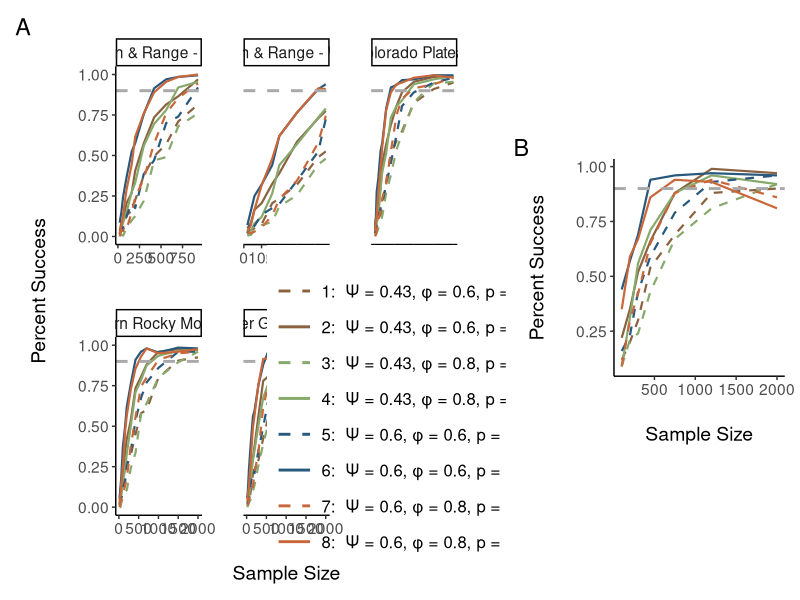

Recreate this plot in R. (Note: this script raises an error after producing the figure.)
library(dplyr)
library(tidyr)
library(ggplot2)
library(patchwork)

## Fixed study characteristics
nyear = 10
#n_sites = sum(emu_veg$hex_num)
n_vis = 2

### Parameters ###

# get dataframe of all possible scenarios
sim_scenarios_table <- data.frame(
  # these are the parameters that change, taken directly from Woods 2019
  psi = c(0.03, 0.43, 0.6), phi = c(.6, .8, .8), p = c(0.4, 0.8, .8)) %>%
  # get all possible combinations
  tidyr::expand(psi, phi,p) %>%
  # and give each unique combination an ID
  mutate(sim_num = row_number(),
         occupancy = ifelse(psi == 0.03, "low", "high")) %>%
  # these are the same for all scenarios right now, sd's from Wood 2019, psi1_low kinda made up
  #mutate(sd_phi = 0.04, sd_gamma = 0.01) %>%
  select(-sim_num) %>%
  #rowwise() %>%
  mutate(gamma = round((psi * (1-phi))/(1-psi), 2)) %>%
  #ungroup() %>%
  #group_by(phi, p, sd_phi, sd_gamma) %>%
  pivot_wider(names_from = "occupancy", values_from = c("gamma", "psi"), values_fn = list) %>%
  unnest(c(gamma_high, psi_high)) %>%
  arrange(psi_high, phi) %>%
  mutate(simulation_scenario = row_number()) %>%
  select(simulation_scenario,everything())

### Hierarchical Power ###
hier_plot_df <- read.csv(here::here("data/nimble_power_check_hier.csv")) #%>%
  #mutate(scenario_id = chunk_num)

hier_plot_df <- hier_plot_df %>%
  select(-scenario_id) %>%
  left_join(sim_scenarios_table, by = c("phi", "p", "psi" = "psi_high"))

# ci_plotting_df <- tibble(ci = c(0.95, 0.90, 0.95, 0.90),
#                          y = c("ci_check", "ci_check_left_tail", "ci_check_any_decline", "post_check_any_decline"))

hier_power_plt <- #purrr::pmap(ci_plotting_df, ~hier_plot_df %>%
                                #filter(CI_type == .x) %>%
  hier_plot_df %>%
  arrange(psi) %>%
  mutate(sim_type = paste0(simulation_scenario, ":  \u03A8 = ", psi, ", \u03C6 = ", phi, ", p = ", p)) %>%
  ggplot(aes(x = total_n, y = ci_two_tail)) +
  geom_line(aes(color = sim_type, linetype = sim_type), linewidth = 0.75) +
  theme_classic() +
  scale_colour_discrete("", type = rep(c("#8A6240", "#87A96B", "#28587B", "#c9673a"), each = 2)) +
  scale_linetype_manual("", values=c(2,1,2,1,2,1,2,1)) +
  geom_hline(yintercept = 0.9, color = "darkgrey", linetype = "dashed", linewidth = 1) +
  #geom_vline(xintercept = 2000, color = "darkgrey", linewidth = 1) +
  theme(legend.position = "none",
        text=element_text(size=14),
        axis.title.y = element_text(margin = margin(t = 0, r = 20, b = 0, l = 0)),
        axis.title.x = element_text(margin = margin(t = 20, r = 0, b = 0, l = 0))) +
  ylab("Percent Success") +
  xlab("Sample Size")
#)

#ggsave(here::here("figures/hier_power_plot.jpeg"), hier_power_plt)


### EMU Power ###


power_eval <- read.csv(here::here("data/nimble_power_check_emu.csv"))

power_plt <- power_eval %>%
  #filter(total_n < 1200) %>%
  left_join(sim_scenarios_table, by = c("phi", "p", "psi" = "psi_high")) %>%
  mutate(sim_type = paste0(simulation_scenario, ":  \u03A8 = ", psi, ", \u03C6 = ", phi, ", p = ", p)) %>%
  mutate(unit = case_when(
    emu == "BRE" ~ "Basin & Range - East",
    emu == "BRW" ~ "Basin & Range - West",
    emu == "CP" ~ "Colorado Plateau",
    emu == "SRM" ~ "Southern Rocky Mountains",
    emu == "UGM" ~ "Upper Gila Mountains"
  )) %>%
  ggplot(aes(x = total_n, y = ci_two_tail)) +
  geom_line(aes(color = sim_type, linetype = sim_type), linewidth = 0.75) +
  # geom_vline(xintercept = 300) +
  # geom_vline(xintercept = 420) +
  # geom_vline(xintercept = 560) +
  # geom_vline(xintercept = 700) +
  # geom_vline(xintercept = 930) +
  # geom_vline(xintercept = 1000) +
  facet_wrap(~unit, scales = "free_x") +
  theme_classic() +
  scale_colour_discrete("", type = rep(c("#8A6240", "#87A96B", "#28587B", "#c9673a"), each = 2)) +
  scale_linetype_manual("", values=c(2,1,2,1,2,1,2,1)) +
  geom_hline(yintercept = 0.9, color = "darkgrey", linetype = "dashed", linewidth = 1) +
  theme(legend.position = "inside", legend.position.inside = c(0.85, 0.25),
        legend.text=element_text(size=12),
        legend.key.width = unit(1,"cm"),
        text=element_text(size=14),
        legend.key.spacing.y = unit(0.3, 'cm'),
        panel.spacing = unit(30, "pt"),
        axis.title.y = element_text(margin = margin(t = 0, r = 20, b = 0, l = 0)),
        axis.title.x = element_text(margin = margin(t = 20, r = 0, b = 0, l = 0))
  ) +
  guides(linetype = guide_legend(override.aes = list(linewidth = 1))# byrow = TRUE),
         #color = guide_legend(byrow = TRUE)
  ) +
  ylab("Percent Success") +
  xlab("Sample Size")

#ggsave(here::here("figures/power_plot.jpeg"), power_plt)

power_join <- power_plt + plot_spacer() +
  (plot_spacer() + hier_power_plt + plot_spacer() + plot_layout(ncol = 1, heights = c(0.5,2,0.5))) +
  plot_layout(nrow = 1, widths = c(2, 0.15, 1)) +
  plot_annotation(tag_levels = "A")

ggsave(here::here("figures/power_plot_join.jpeg"), power_join, width = 18, height = 9)

# # get plots for different kinds of power checks
# ggsave(here::here("figures/power_check_twotail.png"), power_plt[[1]], width = 16.5, height = 9.87)
# ggsave(here::here("figures/power_check_lefttail.png"), power_plt[[2]], width = 16.5, height = 9.87)
# ggsave(here::here("figures/power_check_negative.png"), power_plt[[3]], width = 16.5, height = 9.87)


################################
#### Separate by detection #####
################################

hier_power_p4 <- hier_plot_df %>%
  arrange(psi) %>%
  filter(p == 0.4) %>%
  mutate(sim_type = paste0("\u03A8 = ", psi, ", \u03C6 = ", phi)) %>%
  ggplot(aes(x = total_samp, y = success)) +
  geom_line(aes(color = sim_type), linewidth = 0.75) +
  theme_classic() +
  scale_colour_discrete("", type = c("#8A6240", "#87A96B", "#28587B", "#c9673a")) +
  #scale_linetype_manual("", values=c(2,1,2,1,2,1,2,1)) +
  geom_hline(yintercept = 0.9, color = "darkgrey", linetype = "dashed", linewidth = 1) +
  geom_vline(xintercept = 2000, color = "darkgrey", linewidth = 1) +
  theme(#legend.position = "none",
        text=element_text(size=14),
        axis.title.y = element_text(margin = margin(t = 0, r = 20, b = 0, l = 0)),
        axis.title.x = element_text(margin = margin(t = 20, r = 0, b = 0, l = 0))) +
  ylab("Percent Success") +
  xlab("Sample Size")

hier_power_p8 <- hier_plot_df %>%
  arrange(psi) %>%
  filter(p == 0.8) %>%
  mutate(sim_type = paste0("\u03A8 = ", psi, ", \u03C6 = ", phi)) %>%
  ggplot(aes(x = total_samp, y = success)) +
  geom_line(aes(color = sim_type), linewidth = 0.75) +
  theme_classic() +
  scale_colour_discrete("", type = c("#8A6240", "#87A96B", "#28587B", "#c9673a")) +
  #scale_linetype_manual("", values=c(2,1,2,1,2,1,2,1)) +
  geom_hline(yintercept = 0.9, color = "darkgrey", linetype = "dashed", linewidth = 1) +
  geom_vline(xintercept = 2000, color = "darkgrey", linewidth = 1) +
  theme(#legend.position = "none",
        text=element_text(size=14),
        axis.title.y = element_text(margin = margin(t = 0, r = 20, b = 0, l = 0)),
        axis.title.x = element_text(margin = margin(t = 20, r = 0, b = 0, l = 0))) +
  ylab("Percent Success") +
  xlab("Sample Size")

power_p4 <- power_plot_df %>%
  select(-sim_id) %>%
  filter(p == 0.4) %>%
  left_join(sim_scenarios_table, by = c("phi", "p", "psi" = "psi_high")) %>%
  mutate(sim_type = paste0(simulation_scenario, ": \u03A8 = ", psi, ", \u03C6 = ", phi, ", p = ", p)) %>%
  mutate(unit = case_when(
    emu == "BRE" ~ "Basin & Range - East",
    emu == "BRW" ~ "Basin & Range - West",
    emu == "CP" ~ "Colorado Plateau",
    emu == "SRM" ~ "Southern Rocky Mountains",
    emu == "UGM" ~ "Upper Gila Mountains"
  )) %>%
  ggplot(aes(x = total_n, y = success)) +
  geom_line(aes(color = sim_type), linewidth = 0.75) +
  facet_wrap(~unit, scales = "free_x") +
  theme_classic() +
  scale_colour_discrete("", type = c("#8A6240", "#87A96B", "#28587B", "#c9673a")) +
  #scale_linetype_manual("", values=c(2,1,2,1,2,1,2,1)) +
  geom_hline(yintercept = 0.9, color = "darkgrey", linetype = "dashed", linewidth = 1) +
  theme(legend.position = "none",
        #legend.position = "inside", legend.position.inside = c(0.85, 0.25),
        legend.text=element_text(size=12),
        legend.key.width = unit(1,"cm"),
        text=element_text(size=14),
        legend.key.spacing.y = unit(0.5, 'cm'),
        panel.spacing = unit(30, "pt"),
        axis.title.y = element_text(margin = margin(t = 0, r = 20, b = 0, l = 0)),
        axis.title.x = element_blank(),
  ) +
  guides(linetype = guide_legend(override.aes = list(linewidth = 1))# byrow = TRUE),
         #color = guide_legend(byrow = TRUE)
  ) +
  ylab("Percent Success")

power_p8 <- power_plot_df %>%
  select(-sim_id) %>%
  filter(p == 0.8) %>%
  left_join(sim_scenarios_table, by = c("phi", "p", "psi" = "psi_high")) %>%
  mutate(sim_type = paste0(simulation_scenario, ": \u03A8 = ", psi, ", \u03C6 = ", phi, ", p = ", p)) %>%
  mutate(unit = case_when(
    emu == "BRE" ~ "Basin & Range - East",
    emu == "BRW" ~ "Basin & Range - West",
    emu == "CP" ~ "Colorado Plateau",
    emu == "SRM" ~ "Southern Rocky Mountains",
    emu == "UGM" ~ "Upper Gila Mountains"
  )) %>%
  ggplot(aes(x = total_n, y = success)) +
  geom_line(aes(color = sim_type), linewidth = 0.75) +
  facet_wrap(~unit, scales = "free_x") +
  theme_classic() +
  scale_colour_discrete("", type = c("#8A6240", "#87A96B", "#28587B", "#c9673a")) +
  #scale_linetype_manual("", values=c(2,1,2,1,2,1,2,1)) +
  geom_hline(yintercept = 0.9, color = "darkgrey", linetype = "dashed", linewidth = 1) +
  theme(legend.position = "none",
        #legend.position = "inside", legend.position.inside = c(0.85, 0.25),
        legend.text=element_text(size=12),
        legend.key.width = unit(1,"cm"),
        text=element_text(size=14),
        legend.key.spacing.y = unit(0.5, 'cm'),
        panel.spacing = unit(30, "pt"),
        axis.title.y = element_text(margin = margin(t = 0, r = 20, b = 0, l = 0)),
        axis.title.x = element_text(margin = margin(t = 20, r = 0, b = 0, l = 0))
  ) +
  guides(linetype = guide_legend(override.aes = list(linewidth = 1))# byrow = TRUE),
         #color = guide_legend(byrow = TRUE)
  ) +
  ylab("Percent Success") +
  xlab("Sample Size")


(power_p4 + plot_spacer() +
  (plot_spacer() + hier_power_p4 + plot_spacer() + plot_layout(ncol = 1, heights = c(0.5,2,0.5))) +
  plot_layout(nrow = 1, widths = c(2, 0.15, 1))) /
  plot_spacer() /
  (power_p8 + plot_spacer() +
     (plot_spacer() + hier_power_p8 + plot_spacer() + plot_layout(ncol = 1, heights = c(0.5,2,0.5))) +
     plot_layout(nrow = 1, widths = c(2, 0.15, 1))) +
  plot_layout(heights = c(2,.3, 2))

power_by_detection <- (power_p4 + plot_spacer() + power_p8 + plot_layout(axis_titles = "collect", heights = c(2,.3, 2))) /
  plot_spacer() /
  (plot_spacer() + hier_power_p4 + guide_area() + hier_power_p8 + plot_spacer() + plot_layout(guides = "collect", ncol = 1, heights = c(0.15, 1, 0.75, 1, 0.15))) +
  plot_layout(ncol = 3, widths = c(2, 0.15, 1))

ggsave(here::here("figures/power_plot_detection.jpeg"), power_by_detection, width = 20, height = 15)



##### Bias #####

## Absolute Bias
bias_plt <- power_eval %>%
  #filter(total_n > 250) %>%
  select(-sim_id) %>%
  left_join(sim_scenarios_table, by = c("phi", "p", "psi" = "psi_high")) %>%
  mutate(sim_type = paste0(simulation_scenario, ":  \u03A8 = ", psi, ", \u03C6 = ", phi, ", p = ", p)) %>%
  mutate(unit = case_when(
    emu == "BRE" ~ "Basin & Range - East",
    emu == "BRW" ~ "Basin & Range - West",
    emu == "CP" ~ "Colorado Plateau",
    emu == "SRM" ~ "Southern Rocky Mountains",
    emu == "UGM" ~ "Upper Gila Mountains"
  )) %>%
  filter(CI_type == 0.90) %>%
  ggplot(aes(x = total_n, y = bias)) +
  geom_line(aes(color = sim_type, linetype = sim_type), linewidth = 0.75) +
  facet_wrap(~unit, scales = "free_x") +
  theme_classic() +
  scale_colour_discrete("", type = rep(c("#8A6240", "#87A96B", "#28587B", "#c9673a"), each = 2)) +
  scale_linetype_manual("", values=c(2,1,2,1,2,1,2,1)) +
  geom_hline(yintercept = 0, color = "darkgrey", linetype = "dashed", linewidth = 1) +
  theme(legend.position = "inside", legend.position.inside = c(0.85, 0.25),
        legend.text=element_text(size=12),
        legend.key.width = unit(1,"cm"),
        text=element_text(size=14),
        legend.key.spacing.y = unit(0.5, 'cm'),
        panel.spacing = unit(30, "pt"),
        axis.title.y = element_text(margin = margin(t = 0, r = 20, b = 0, l = 0)),
        axis.title.x = element_text(margin = margin(t = 20, r = 0, b = 0, l = 0))
  ) +
  guides(linetype = guide_legend(override.aes = list(linewidth = 1))# byrow = TRUE),
         #color = guide_legend(byrow = TRUE)
  ) +
  ylab("Mean absolute bias") +
  xlab("Sample Size")

ggsave(here::here("figures/bias_plot.png"), bias_plt, width = 19.6, height = 12)

## Relative Bias
rel_bias_plt <- power_eval %>%
  #filter(total_n > 250) %>%
  select(-sim_id) %>%
  left_join(sim_scenarios_table, by = c("phi", "p", "psi" = "psi_high")) %>%
  mutate(sim_type = paste0(simulation_scenario, ":  \u03A8 = ", psi, ", \u03C6 = ", phi, ", p = ", p)) %>%
  mutate(unit = case_when(
    emu == "BRE" ~ "Basin & Range - East",
    emu == "BRW" ~ "Basin & Range - West",
    emu == "CP" ~ "Colorado Plateau",
    emu == "SRM" ~ "Southern Rocky Mountains",
    emu == "UGM" ~ "Upper Gila Mountains"
  )) %>%
  filter(CI_type == 0.90) %>%
  ggplot(aes(x = total_n, y = relative_bias)) +
  geom_line(aes(color = sim_type, linetype = sim_type), linewidth = 0.75) +
  facet_wrap(~unit, scales = "free_x") +
  theme_classic() +
  scale_colour_discrete("", type = rep(c("#8A6240", "#87A96B", "#28587B", "#c9673a"), each = 2)) +
  scale_linetype_manual("", values=c(2,1,2,1,2,1,2,1)) +
  geom_hline(yintercept = 0, color = "darkgrey", linetype = "dashed", linewidth = 1) +
  theme(legend.position = "inside", legend.position.inside = c(0.85, 0.25),
        legend.text=element_text(size=12),
        legend.key.width = unit(1,"cm"),
        text=element_text(size=14),
        legend.key.spacing.y = unit(0.5, 'cm'),
        panel.spacing = unit(30, "pt"),
        axis.title.y = element_text(margin = margin(t = 0, r = 20, b = 0, l = 0)),
        axis.title.x = element_text(margin = margin(t = 20, r = 0, b = 0, l = 0))
  ) +
  guides(linetype = guide_legend(override.aes = list(linewidth = 1))# byrow = TRUE),
         #color = guide_legend(byrow = TRUE)
  ) +
  ylab("Mean absolute bias") +
  xlab("Sample Size")

ggsave(here::here("figures/relative_bias_plot.png"), rel_bias_plt, width = 19.6, height = 12)

## For a two-tailed, alpha = 0.05 test, what percentage of reps is the true trend less than the estimated trend
### This plot shows that we're slightly more likely to underestimate the trend (true trend is less than estimated trend) across all replicates
power_eval %>%
  select(-sim_id) %>%
  left_join(sim_scenarios_table, by = c("phi", "p", "psi" = "psi_high")) %>%
  mutate(sim_type = paste0(simulation_scenario, ":  \u03A8 = ", psi, ", \u03C6 = ", phi, ", p = ", p)) %>%
  mutate(unit = case_when(
    emu == "BRE" ~ "Basin & Range - East",
    emu == "BRW" ~ "Basin & Range - West",
    emu == "CP" ~ "Colorado Plateau",
    emu == "SRM" ~ "Southern Rocky Mountains",
    emu == "UGM" ~ "Upper Gila Mountains"
  )) %>%
  filter(CI_type == 0.90) %>%
  ggplot(aes(x = total_n, y = percent_trend_lower)) +
  geom_line(aes(color = sim_type, linetype = sim_type), linewidth = 0.75) +
  facet_wrap(~unit, scales = "free_x") +
  theme_classic() +
  scale_colour_discrete("", type = rep(c("#8A6240", "#87A96B", "#28587B", "#c9673a"), each = 2)) +
  scale_linetype_manual("", values=c(2,1,2,1,2,1,2,1)) +
  geom_hline(yintercept = 0.5, color = "darkgrey", linetype = "dashed", linewidth = 1) +
  theme(legend.position = "inside", legend.position.inside = c(0.85, 0.25),
        legend.text=element_text(size=12),
        legend.key.width = unit(1,"cm"),
        text=element_text(size=14),
        legend.key.spacing.y = unit(0.5, 'cm'),
        panel.spacing = unit(30, "pt"),
        axis.title.y = element_text(margin = margin(t = 0, r = 20, b = 0, l = 0)),
        axis.title.x = element_text(margin = margin(t = 20, r = 0, b = 0, l = 0))
  ) +
  guides(linetype = guide_legend(override.aes = list(linewidth = 1))# byrow = TRUE),
         #color = guide_legend(byrow = TRUE)
  ) +
  ylab("Percent of Reps where True Trend is less than estimated trend") +
  xlab("Sample Size")



## For a two-tailed, alpha = 0.05 test, what percentage of reps is the true trend less than the estimated trend for only reps where
## estimated trend is not included in CI
### This plot shows that for reps not in the confidence interval, we're way more likely to overestimate the trend (true trend is greater than estimated trend)
bias_ci_in_plt <- power_eval %>%
  select(-sim_id) %>%
  left_join(sim_scenarios_table, by = c("phi", "p", "psi" = "psi_high")) %>%
  mutate(sim_type = paste0(simulation_scenario, ":  \u03A8 = ", psi, ", \u03C6 = ", phi, ", p = ", p)) %>%
  mutate(unit = case_when(
    emu == "BRE" ~ "Basin & Range - East",
    emu == "BRW" ~ "Basin & Range - West",
    emu == "CP" ~ "Colorado Plateau",
    emu == "SRM" ~ "Southern Rocky Mountains",
    emu == "UGM" ~ "Upper Gila Mountains"
  )) %>%
  filter(CI_type == 0.90) %>%
  ggplot(aes(x = total_n, y = percent_exclude_trend_lower)) +
  geom_line(aes(color = sim_type, linetype = sim_type), linewidth = 0.75) +
  facet_wrap(~unit, scales = "free_x") +
  theme_classic() +
  scale_colour_discrete("", type = rep(c("#8A6240", "#87A96B", "#28587B", "#c9673a"), each = 2)) +
  scale_linetype_manual("", values=c(2,1,2,1,2,1,2,1)) +
  geom_hline(yintercept = 0.5, color = "darkgrey", linetype = "dashed", linewidth = 1) +
  theme(legend.position = "inside", legend.position.inside = c(0.85, 0.25),
        legend.text=element_text(size=12),
        legend.key.width = unit(1,"cm"),
        text=element_text(size=14),
        legend.key.spacing.y = unit(0.5, 'cm'),
        panel.spacing = unit(30, "pt"),
        axis.title.y = element_text(margin = margin(t = 0, r = 20, b = 0, l = 0)),
        axis.title.x = element_text(margin = margin(t = 20, r = 0, b = 0, l = 0))
  ) +
  guides(linetype = guide_legend(override.aes = list(linewidth = 1))# byrow = TRUE),
         #color = guide_legend(byrow = TRUE)
  ) +
  ylab("Percent of Reps where True Trend not in CI and is less than estimated trend") +
  xlab("Sample Size")

#ggsave(here::here("figures/bias_plot.png"), bias_ci_in_plt, width = 19.6, height = 12)

## Precision figure ##

precision_plt <- power_eval %>%
  select(-sim_id) %>%
  left_join(sim_scenarios_table, by = c("phi", "p", "psi" = "psi_high")) %>%
  mutate(sim_type = paste0(simulation_scenario, ":  \u03A8 = ", psi, ", \u03C6 = ", phi, ", p = ", p)) %>%
  mutate(unit = case_when(
    emu == "BRE" ~ "Basin & Range - East",
    emu == "BRW" ~ "Basin & Range - West",
    emu == "CP" ~ "Colorado Plateau",
    emu == "SRM" ~ "Southern Rocky Mountains",
    emu == "UGM" ~ "Upper Gila Mountains"
  )) %>%
  filter(CI_type == 0.95) %>%
  ggplot(aes(x = total_n, y = width)) +
  geom_line(aes(color = sim_type, linetype = sim_type), linewidth = 0.75) +
  facet_wrap(~unit, scales = "free_x") +
  theme_classic() +
  scale_colour_discrete("", type = rep(c("#8A6240", "#87A96B", "#28587B", "#c9673a"), each = 2)) +
  scale_linetype_manual("", values=c(2,1,2,1,2,1,2,1)) +
  #geom_hline(yintercept = 0.5, color = "darkgrey", linetype = "dashed", linewidth = 1) +
  theme(legend.position = "inside", legend.position.inside = c(0.85, 0.25),
        legend.text=element_text(size=12),
        legend.key.width = unit(1,"cm"),
        text=element_text(size=14),
        legend.key.spacing.y = unit(0.5, 'cm'),
        panel.spacing = unit(30, "pt"),
        axis.title.y = element_text(margin = margin(t = 0, r = 20, b = 0, l = 0)),
        axis.title.x = element_text(margin = margin(t = 20, r = 0, b = 0, l = 0))
  ) +
  guides(linetype = guide_legend(override.aes = list(linewidth = 1))# byrow = TRUE),
         #color = guide_legend(byrow = TRUE)
  ) +
  ylab("Average CI Width") +
  xlab("Sample Size")

ggsave(here::here("figures/precision_plot.png"), precision_plt, width = 16.2, height = 12)
